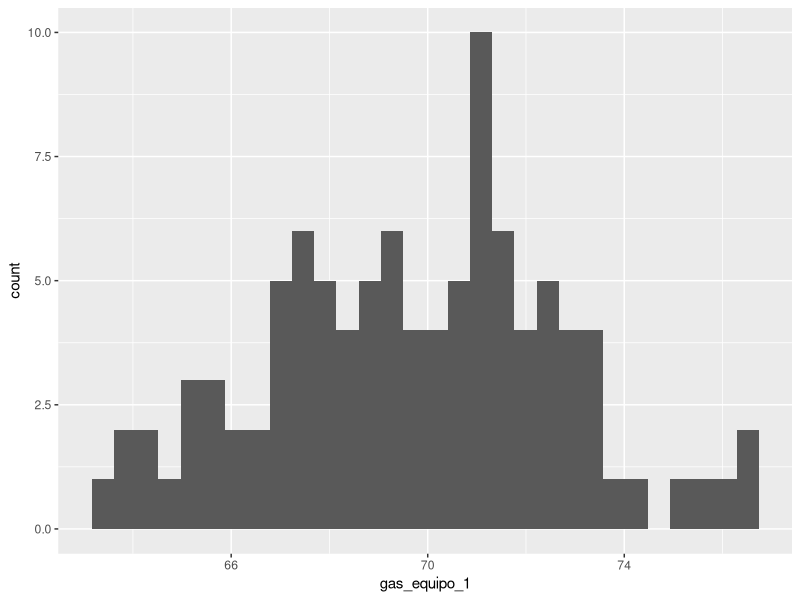
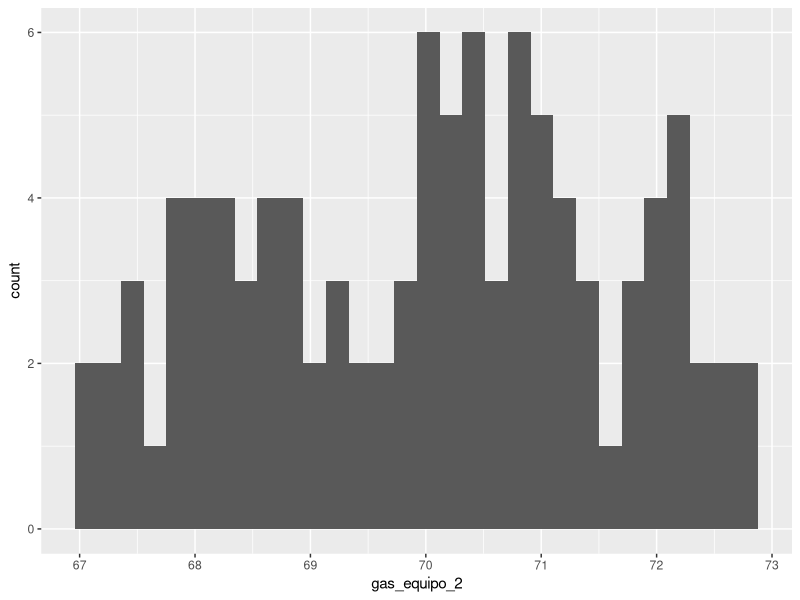

The R script that drew these images, in order:
setwd("~/git-repos/seminar_ds")
library(readr)
library(ggplot2)

# 1.1
df_gas_1 <- read.csv("data/datos_practica7_gas1.csv")
g <- ggplot(df_gas_1, aes(gas_equipo_1))
g <- g + geom_histogram(bins=30)
g

#1.2
mean(df_gas_1$gas_equipo_1)

# 1.3
quantile(df_gas_1$gas_equipo_1, probs = 0.9)

# 1.4
mean(df_gas_1$gas_equipo_1 - 70 > 2)

# 1.5
mean(df_gas_1$gas_equipo_1[1:5])
mean(df_gas_1$gas_equipo_1[1:30])

quantile(df_gas_1$gas_equipo_1[1:5], probs = 0.9)
quantile(df_gas_1$gas_equipo_1[1:30], probs = 0.9)

# 2.1
df_gas_2 <- read.csv("data/datos_practica7_gas2.csv")
g <- ggplot(df_gas_2, aes(gas_equipo_2))
g <- g + geom_histogram(bins=30)
g

# 2.2
mean(df_gas_2$gas_equipo_2)

# 2.3
quantile(df_gas_2$gas_equipo_2, probs = 0.9)

# 2.4
mean(df_gas_2$gas_equipo_2 - 70 > 2)

# 2.5
mean(df_gas_2$gas_equipo_2[1:5])
mean(df_gas_2$gas_equipo_2[1:30])

quantile(df_gas_2$gas_equipo_2[1:5], probs = 0.9)
quantile(df_gas_2$gas_equipo_2[1:30], probs = 0.9)
